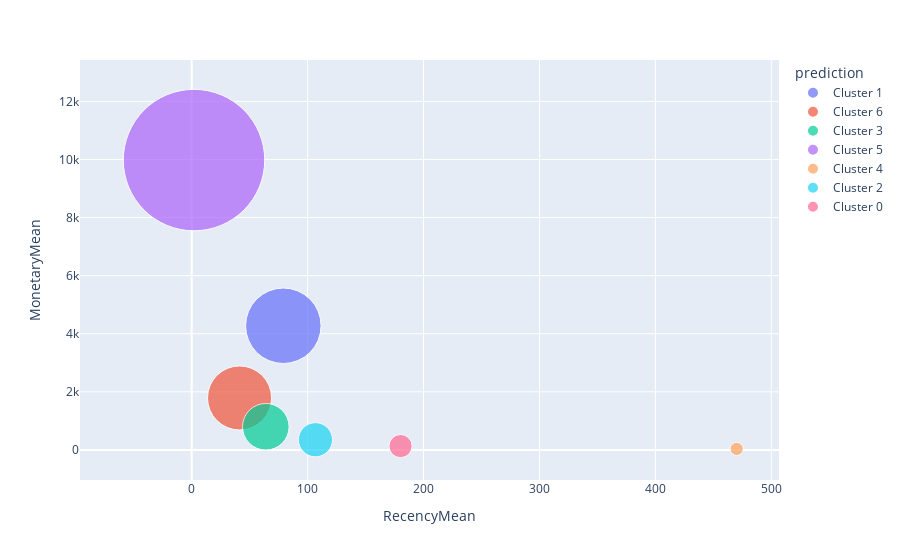

Notebook code cell kept with this figure:
### Markdown cell above
- Both KMeans and Hierarchical methods fail to separate customer groups effectively. When attempting to divide them into 7 groups using Kmeans in Big Data, the results continue to show overlapping customer groups.

### Code cell
import plotly.express as px

fig = px.scatter(rfm_agg4, x="RecencyMean", y="MonetaryMean", size="FrequencyMean", color="prediction",
           hover_name="prediction", size_max=100)
fig.show()

### Figure 1 — Plotly figure (JSON) as saved in the notebook; plotly's stock layout.template omitted (floating-point values rounded to 4 significant figures)
{"data": [{"hovertemplate": "<b>%{hovertext}</b><br><br>prediction=Cluster 1<br>RecencyMean=%{x}<br>MonetaryMean=%{y}<br>FrequencyMean=%{marker.size}<extra></extra>", "hovertext": ["Cluster 1"], "legendgroup": "Cluster 1", "marker": {"color": "#636efa", "size": [41.94], "sizemode": "area", "sizeref": 0.01473, "symbol": "circle"}, "mode": "markers", "name": "Cluster 1", "orientation": "v", "showlegend": true, "type": "scatter", "x": [79.06], "xaxis": "x", "y": [4275.0], "yaxis": "y"}, {"hovertemplate": "<b>%{hovertext}</b><br><br>prediction=Cluster 6<br>RecencyMean=%{x}<br>MonetaryMean=%{y}<br>FrequencyMean=%{marker.size}<extra></extra>", "hovertext": ["Cluster 6"], "legendgroup": "Cluster 6", "marker": {"color": "#EF553B", "size": [30.22], "sizemode": "area", "sizeref": 0.01473, "symbol": "circle"}, "mode": "markers", "name": "Cluster 6", "orientation": "v", "showlegend": true, "type": "scatter", "x": [41.29], "xaxis": "x", "y": [1789.0], "yaxis": "y"}, {"hovertemplate": "<b>%{hovertext}</b><br><br>prediction=Cluster 3<br>RecencyMean=%{x}<br>MonetaryMean=%{y}<br>FrequencyMean=%{marker.size}<extra></extra>", "hovertext": ["Cluster 3"], "legendgroup": "Cluster 3", "marker": {"color": "#00cc96", "size": [16.0], "sizemode": "area", "sizeref": 0.01473, "symbol": "circle"}, "mode": "markers", "name": "Cluster 3", "orientation": "v", "showlegend": true, "type": "scatter", "x": [63.93], "xaxis": "x", "y": [797.4], "yaxis": "y"}, {"hovertemplate": "<b>%{hovertext}</b><br><br>prediction=Cluster 5<br>RecencyMean=%{x}<br>MonetaryMean=%{y}<br>FrequencyMean=%{marker.size}<extra></extra>", "hovertext": ["Cluster 5"], "legendgroup": "Cluster 5", "marker": {"color": "#ab63fa", "size": [147.3], "sizemode": "area", "sizeref": 0.01473, "symbol": "circle"}, "mode": "markers", "name": "Cluster 5", "orientation": "v", "showlegend": true, "type": "scatter", "x": [2], "xaxis": "x", "y": [9980.0], "yaxis": "y"}, {"hovertemplate": "<b>%{hovertext}</b><br><br>prediction=Cluster 4<br>RecencyMean=%{x}<br>MonetaryMean=%{y}<br>FrequencyMean=%{marker.size}<extra></extra>", "hovertext": ["Cluster 4"], "legendgroup": "Cluster 4", "marker": {"color": "#FFA15A", "size": [1.275], "sizemode": "area", "sizeref": 0.01473, "symbol": "circle"}, "mode": "markers", "name": "Cluster 4", "orientation": "v", "showlegend": true, "type": "scatter", "x": [470.1], "xaxis": "x", "y": [34.84], "yaxis": "y"}, {"hovertemplate": "<b>%{hovertext}</b><br><br>prediction=Cluster 2<br>RecencyMean=%{x}<br>MonetaryMean=%{y}<br>FrequencyMean=%{marker.size}<extra></extra>", "hovertext": ["Cluster 2"], "legendgroup": "Cluster 2", "marker": {"color": "#19d3f3", "size": [8.615], "sizemode": "area", "sizeref": 0.01473, "symbol": "circle"}, "mode": "markers", "name": "Cluster 2", "orientation": "v", "showlegend": true, "type": "scatter", "x": [106.8], "xaxis": "x", "y": [350.5], "yaxis": "y"}, {"hovertemplate": "<b>%{hovertext}</b><br><br>prediction=Cluster 0<br>RecencyMean=%{x}<br>MonetaryMean=%{y}<br>FrequencyMean=%{marker.size}<extra></extra>", "hovertext": ["Cluster 0"], "legendgroup": "Cluster 0", "marker": {"color": "#FF6692", "size": [3.942], "sizemode": "area", "sizeref": 0.01473, "symbol": "circle"}, "mode": "markers", "name": "Cluster 0", "orientation": "v", "showlegend": true, "type": "scatter", "x": [180.2], "xaxis": "x", "y": [132.8], "yaxis": "y"}], "layout": {"legend": {"itemsizing": "constant", "title": {"text": "prediction"}, "tracegroupgap": 0}, "margin": {"t": 60}, "xaxis": {"anchor": "y", "domain": [0, 1], "title": {"text": "RecencyMean"}}, "yaxis": {"anchor": "x", "domain": [0, 1], "title": {"text": "MonetaryMean"}}}}
